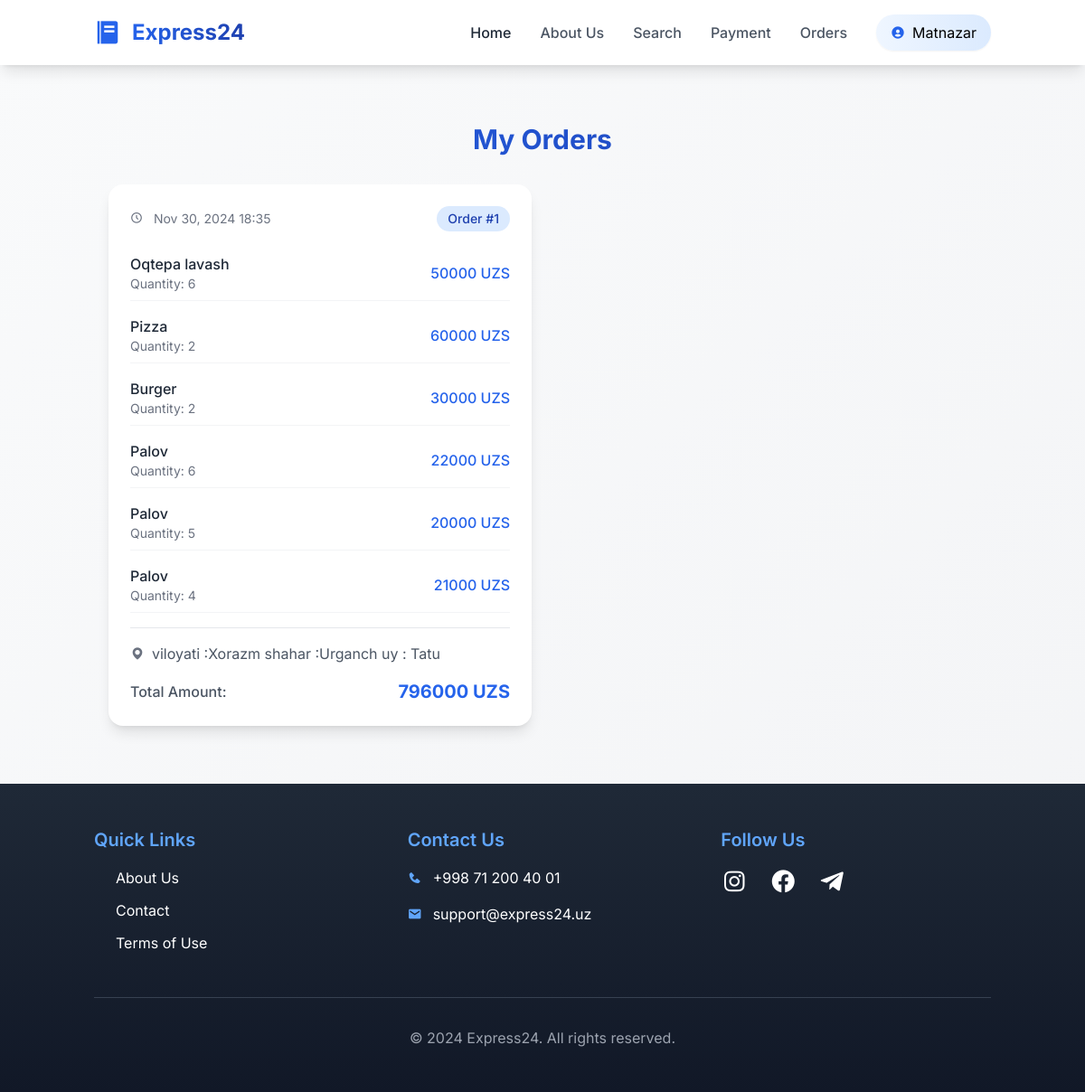
The page /buyurtmalar/ (signed in) on the database its author committed.
### users/models.py (models this page shows)
class CustomUser(AbstractUser):
    profile_picture = models.ImageField(default="profile_picture.jpg")

### app1/models.py (models this page shows, shortened)
class basket(models.Model):
    taom_id = models.ForeignKey(Taomlar, on_delete=models.CASCADE, null=True)
    users_id = models.ForeignKey(CustomUser, on_delete=models.CASCADE, null=True)
    soni = models.IntegerField(default=0)
    joylashuvi_viloyat = models.CharField(max_length=500)
    joylashuvi_shahar = models.CharField(max_length=500)
    joylashuvi_mahallasi = models.CharField(max_length=200)
    joylashuvi_uy = models.CharField(max_length=200)
    joy_izoh = models.CharField(max_length=200)
    malumotlar_list_id = models.IntegerField()
    vaqt = models.DateTimeField()

class Taomlar(models.Model):
    mahsulot_nomi = models.CharField(max_length=100)
    mahsulot_izohi = models.CharField(max_length=200)
    rasm = models.ImageField(upload_to='fayl/', blank=True, null=True)
    mahsulot_narxi = models.IntegerField(blank=True, null=True)
    mahsulot_turi = models.CharField(max_length=100)

### app1/views.py (the view)
# urls.py: path('buyurtmalar/',Buyurtmalar.as_view(),name='buyurtma'),
class Buyurtmalar(LoginRequiredMixin,View):
    def get(self,request):
        users_malumot=basket.objects.filter(users_id=request.user.id).order_by('-malumotlar_list_id')
        matritsa=[]
        mas_id=[]
        for i in users_malumot:
            a=[]
            h=None
            joylashuv=None
            for j in users_malumot:
                if i.malumotlar_list_id==j.malumotlar_list_id and (j.id not in mas_id):
                    a.append({
                        'taom_id':j.taom_id,
                        'users_id':j.users_id,
                        'soni':j.soni,
                        'joylashuvi_viloyat':j.joylashuvi_viloyat,
                        'joylashuvi_shahar':j.joylashuvi_shahar,
                        'joylashuvi_mahallasi':j.joylashuvi_mahallasi,
                        'joylashuvi_uy':j.joylashuvi_uy,
                        'joy_izoh':j.joy_izoh,
                        'malumotlar_list_id':j.malumotlar_list_id,
                        'vaqt':j.vaqt
                    })
                    h=j.vaqt
                    joylashuv=f"viloyati :{j.joylashuvi_viloyat}\n shahar :{j.joylashuvi_shahar}\n uy : {j.joylashuvi_uy}\n"
                    mas_id.append(j.id)
            if len(a)>0:
                matritsa.append({'mas':a,
                                 'vaqt':h,
                                'joylashuv':joylashuv,
                                'summa':sum(k['taom_id'].mahsulot_narxi*k['soni'] for k in a)})
        return render(request,'buyurtmalar.html',{'matritsa':matritsa})

### templates/buyurtmalar.html (shortened to what this page needs)
{% extends 'base.html' %}
{% block content %}
<div class="container mx-auto px-4 py-8">
    <div class="max-w-6xl mx-auto">
        <h1 class="text-3xl font-bold text-center mb-8 bg-gradient-to-r from-blue-600 to-blue-800 bg-clip-text text-transparent">My Orders</h1>
        <div class="grid grid-cols-1 md:grid-cols-2 gap-6">
            {% for i in matritsa %}
            <div class="bg-white p-6 rounded-2xl shadow-lg hover:shadow-xl transition-all duration-300 transform hover:-translate-y-1">
                <div class="flex items-center justify-between mb-4">
                    <span class="text-sm text-gray-500">
                        <i class="bx bx-time-five mr-2"></i>
                        {{i.vaqt | date:"M d, Y H:i"}}
                    </span>
                    <span class="px-3 py-1 bg-blue-100 text-blue-800 rounded-full text-sm font-medium">
                        Order #{{forloop.counter}}
                    </span>
                </div>
                <div class="space-y-4">
                    <div class="space-y-2">
                        {% for j in i.mas %}
                        <div class="flex justify-between items-center py-2 border-b border-gray-100">
                            <div class="flex-1">
                                <p class="font-medium text-gray-800">{{j.taom_id.mahsulot_nomi}}</p>
                                <p class="text-sm text-gray-500">Quantity: {{j.soni}}</p>
                            </div>
                            <p class="font-medium text-blue-600">{{j.taom_id.mahsulot_narxi}} UZS</p>
                        </div>
                        {% endfor %}
                    </div>
                    <div class="pt-4 border-t border-gray-200">
                        <div class="flex items-start gap-2 mb-2">
                            <i class='bx bxs-map text-gray-500 mt-1'></i>
                            <p class="text-gray-600">{{i.joylashuv}}</p>
                        </div>
                        <div class="flex justify-between items-center pt-2">
                            <span class="text-gray-600 font-medium">Total Amount:</span>
                            <span class="text-xl font-bold text-blue-600">{{i.summa}} UZS</span>
                        </div>
                    </div>
                </div>
            </div>
            {% empty %}
            <div class="col-span-2 text-center py-12">
                <i class='bx bx-package text-5xl text-gray-300 mb-4'></i>
                <p class="text-gray-500">No orders found</p>
            </div>
            {% endfor %}
        </div>
    </div>
</div>
{% endblock content %}

### templates/base.html (shortened to what this page needs)
{%load static%}
<!DOCTYPE html>
<html lang="en">
<head>
    <script src="https://cdn.tailwindcss.com"></script>
    <link href="https://unpkg.com/boxicons@2.1.4/css/boxicons.min.css" rel="stylesheet">
    <link rel="stylesheet" href="https://cdnjs.cloudflare.com/ajax/libs/font-awesome/6.0.0-beta3/css/all.min.css" />
</head>
<body class="flex flex-col min-h-screen bg-gradient-to-br from-gray-50 to-gray-100 font-['Inter']">
    <header class="sticky top-0 z-50 bg-white/95 backdrop-blur-md shadow-lg">
        <div class="container mx-auto px-4">
            <div class="flex items-center justify-between py-4">
                <a href="{% url 'home'%}" class="flex items-center space-x-3 text-2xl font-bold text-gray-800 hover:text-blue-600 transition-all duration-300 hover-scale">
                    <i class='bx bxs-food-menu text-blue-600 text-3xl'></i>
                    <span class="bg-gradient-to-r from-blue-600 to-blue-800 bg-clip-text text-transparent">Express24</span>
                </a>
                <nav class="hidden md:flex items-center space-x-8">
                    <a href="{% url 'home'%}" class="text-gray-800 hover:text-blue-600 font-medium transition-all duration-300 hover:translate-y-[-2px]">Home</a>
                    <a href="{% url 'about'%}" class="text-gray-600 hover:text-blue-600 font-medium transition-all duration-300 hover:translate-y-[-2px]">About Us</a>
                    <a href="{% url 'search' %}" class="text-gray-600 hover:text-blue-600 font-medium transition-all duration-300 hover:translate-y-[-2px]">Search</a>
                    <a href="{% url 'zakaz' %}" class="text-gray-600 hover:text-blue-600 font-medium transition-all duration-300 hover:translate-y-[-2px]">Payment</a>
                    {% if request.user.is_authenticated %}
                        <a href="{% url 'buyurtma' %}" class="text-gray-600 hover:text-blue-600 font-medium transition-all duration-300 hover:translate-y-[-2px]">Orders</a>
                        <a href="{% url 'profile' %}" class="flex items-center space-x-2 px-4 py-2 bg-gradient-to-r from-blue-50 to-blue-100 rounded-full hover:from-blue-100 hover:to-blue-200 transition-all duration-300 shadow-sm hover:shadow group">
                            <i class='bx bxs-user-circle text-blue-600'></i>
                            <span class="group-hover:text-blue-600">{{request.user.username}}</span>
                        </a>
                    {% else %}
                        <a href="{% url 'login' %}" class="px-6 py-2 bg-gradient-to-r from-blue-600 to-blue-700 text-white rounded-full hover:from-blue-700 hover:to-blue-800 transition-all duration-300 transform hover:scale-105 shadow-md hover:shadow-lg">Login</a>
                    {% endif %}
                </nav>
            </div>
        </div>
    </header>
    <main class="flex-grow container mx-auto px-4 py-8">
        {% block content %}
        {% endblock content %}
    </main>
    <footer class="bg-gradient-to-b from-gray-800 to-gray-900 text-white mt-auto">
        <div class="container mx-auto px-4 py-12">
            <div class="grid grid-cols-1 md:grid-cols-3 gap-12">
                <div class="space-y-4">
                    <h3 class="text-xl font-semibold mb-4 text-blue-400">Quick Links</h3>
                    <ul class="space-y-3">
                        <li><a href="{% url 'about'%}" class="hover:text-blue-400 transition-all duration-300 flex items-center space-x-2 group">
                            <span>About Us</span>
                        </a></li>
                        <li><a href="https://t.me/Matnazarov04" target="_blank" class="hover:text-blue-400 transition-all duration-300 flex items-center space-x-2 group">
                            <span>Contact</span>
                        </a></li>
                        <li><a href="{% url 'about'%}" class="hover:text-blue-400 transition-all duration-300 flex items-center space-x-2 group">
                            <span>Terms of Use</span>
                        </a></li>
                    </ul>
                </div>
                <div class="space-y-4">
                    <h3 class="text-xl font-semibold mb-4 text-blue-400">Contact Us</h3>
                    <p class="flex items-center space-x-3 hover:text-blue-400 transition-all duration-300 group cursor-pointer">
                        <i class='bx bxs-phone text-blue-400 group-hover:scale-110 transition-transform'></i>
                        <span>+998 71 200 40 01</span>
                    </p>
                    <p class="flex items-center space-x-3 hover:text-blue-400 transition-all duration-300 group cursor-pointer">
                        <i class='bx bxs-envelope text-blue-400 group-hover:scale-110 transition-transform'></i>
                        <span>support@express24.uz</span>
                    </p>
                </div>
                <div class="space-y-4">
                    <h3 class="text-xl font-semibold mb-4 text-blue-400">Follow Us</h3>
                    <div class="flex space-x-6">
                        <a href="#" class="text-3xl hover:text-blue-400 transition-all duration-300 hover:scale-125"><i class='bx bxl-instagram'></i></a>
                        <a href="#" class="text-3xl hover:text-blue-400 transition-all duration-300 hover:scale-125"><i class='bx bxl-facebook-circle'></i></a>
                        <a href="#" class="text-3xl hover:text-blue-400 transition-all duration-300 hover:scale-125"><i class='bx bxl-telegram'></i></a>
                    </div>
                </div>
            </div>
            <div class="mt-12 pt-8 border-t border-gray-700 text-center">
                <p class="text-gray-400">&copy; 2024 Express24. All rights reserved.</p>
            </div>
        </div>
    </footer>
</body>
</html>

### templates/base.html (style rules this page uses)
.hover-scale { transition: transform 0.2s; }

### rows shown on the page
CustomUser: user.username "Matnazar"
basket: vaqt "Nov 30, 2024 18:35"
Taomlar: taom_id.mahsulot_nomi "Oqtepa lavash", soni "6", taom_id.mahsulot_narxi "50000"
Taomlar: taom_id.mahsulot_nomi "Pizza", soni "2", taom_id.mahsulot_narxi "60000"
Taomlar: taom_id.mahsulot_nomi "Burger", soni "2", taom_id.mahsulot_narxi "30000"
Taomlar: taom_id.mahsulot_nomi "Palov", soni "6", taom_id.mahsulot_narxi "22000"
Taomlar: taom_id.mahsulot_nomi "Palov", soni "5", taom_id.mahsulot_narxi "20000"
Taomlar: taom_id.mahsulot_nomi "Palov", soni "4", taom_id.mahsulot_narxi "21000"

### other values the page prints
{{ i.joylashuv }} "viloyati :Xorazm shahar :Urganch uy : Tatu"
{{ i.summa }} "796000"
